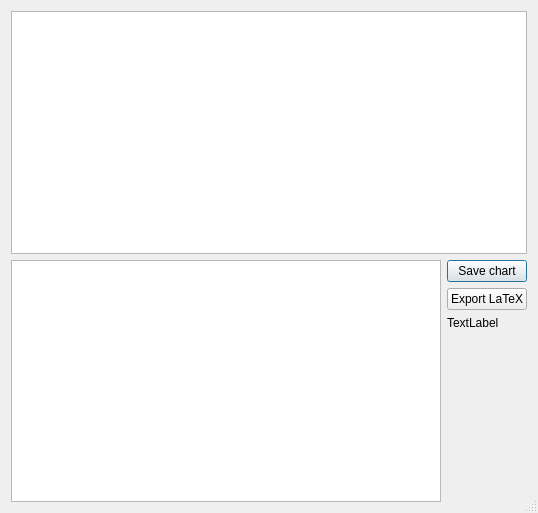
<?xml version="1.0" encoding="UTF-8"?>
<ui version="4.0">
 <class>ResultWindow</class>
 <widget class="QDialog" name="ResultWindow">
  <property name="windowModality">
   <enum>Qt::ApplicationModal</enum>
  </property>
  <property name="geometry">
   <rect>
    <x>0</x>
    <y>0</y>
    <width>538</width>
    <height>513</height>
   </rect>
  </property>
  <property name="sizePolicy">
   <sizepolicy hsizetype="Maximum" vsizetype="Maximum">
    <horstretch>0</horstretch>
    <verstretch>0</verstretch>
   </sizepolicy>
  </property>
  <property name="windowTitle">
   <string>Results</string>
  </property>
  <property name="sizeGripEnabled">
   <bool>true</bool>
  </property>
  <layout class="QVBoxLayout" name="verticalLayout_2">
   <item>
    <widget class="QGraphicsView" name="graphicsView"/>
   </item>
   <item>
    <layout class="QHBoxLayout" name="horizontalLayout">
     <item>
      <widget class="QTableWidget" name="tableWidget"/>
     </item>
     <item>
      <layout class="QVBoxLayout" name="verticalLayout">
       <item>
        <widget class="QPushButton" name="pushButton_save">
         <property name="text">
          <string>Save chart</string>
         </property>
        </widget>
       </item>
       <item>
        <widget class="QPushButton" name="pushButton_latex">
         <property name="text">
          <string>Export LaTeX</string>
         </property>
        </widget>
       </item>
       <item>
        <widget class="QLabel" name="label">
         <property name="text">
          <string>TextLabel</string>
         </property>
         <property name="alignment">
          <set>Qt::AlignLeading|Qt::AlignLeft|Qt::AlignTop</set>
         </property>
        </widget>
       </item>
      </layout>
     </item>
    </layout>
   </item>
  </layout>
 </widget>
 <resources/>
 <connections/>
</ui>
